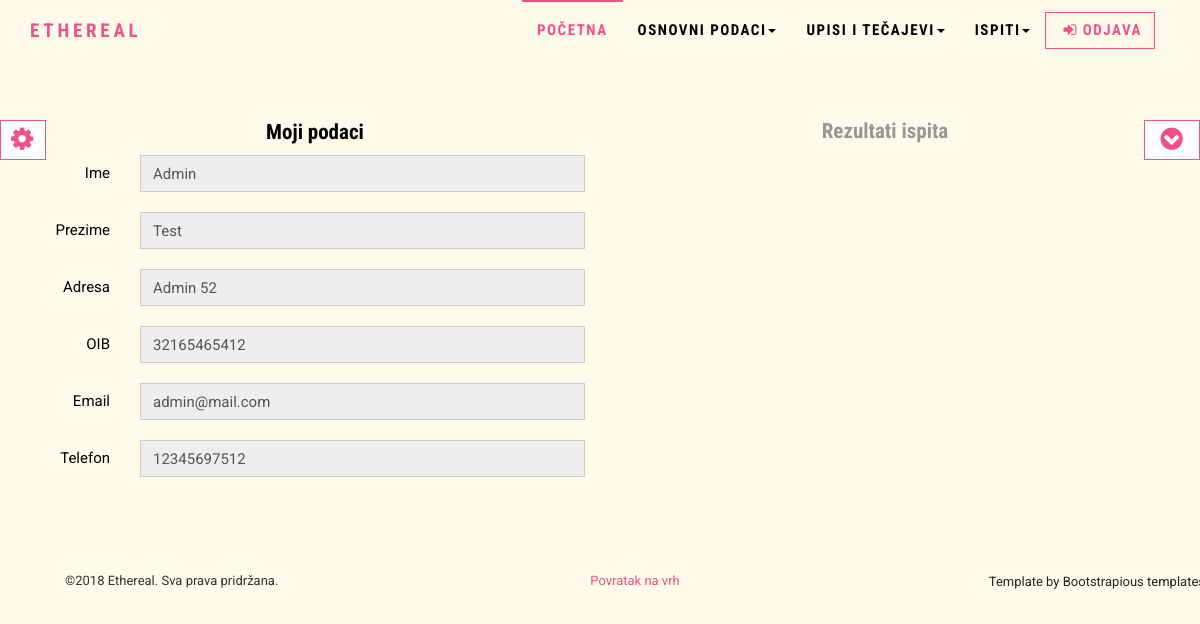
/php/profile.php?id=13 (signed in), run on the app's committed database.
### tables this page shows
CREATE TABLE `users` (
  `id` int(11) NOT NULL,
  `ime` varchar(30) NOT NULL,
  `prezime` varchar(30) NOT NULL,
  `username` varchar(255) NOT NULL,
  `password` varchar(255) NOT NULL,
  `oib` varchar(11) NOT NULL,
  `email` varchar(255) NOT NULL,
  `telefon` varchar(50) NOT NULL,
  `adresa` varchar(50) NOT NULL,
  `datum_rodjenja` date NOT NULL,
  `id_status_fk` int(11) NOT NULL
);

### php/profile.php (the view, shortened to what this page needs)
<?php
require_once "includes/functions.php";
$con = spajanje();
if($_SESSION['login'] !== true){
	header("refresh:2;url=index.php");
	die("Morate se prvo prijaviti!");
}
else{
	$id = $_GET['id'];
	global $id;
	$sql = "SELECT users.ime,users.prezime,users.oib,users.telefon,users.adresa,users.email
			FROM users
			WHERE users.id = $id;";
	$result = mysqli_query($con, $sql);
		if (mysqli_num_rows($result)==1){
			$user = mysqli_fetch_assoc($result);
		}
}
require_once "includes/header.php";
?>
<form class="form-horizontal" action ="" method = "get">
<div class="col-sm-6">
<h4>Moji podaci</h4>
	<div class="form-group">
		<label for ="ime" class="col-sm-2 control-label">Ime</label>
		<div class="col-sm-10">
			<input type="text" readonly id="ime" name="ime" class ="form-control disabled" value="<?=$user['ime'];?>"/>
		</div>
	</div>
	<div class="form-group">
		<label for ="prezime" class="col-sm-2 control-label">Prezime</label>
		<div class="col-sm-10">
			<input type="text" readonly id="prezime" name="prezime" class ="form-control disabled" value="<?=$user['prezime'];?>"/>
		</div>
	</div>
	<div class="form-group">
		<label for ="adresa" class="col-sm-2 control-label">Adresa</label>
		<div class="col-sm-10">
			<input type="text" readonly id="adresa" name="adresa" class ="form-control disabled" value="<?=$user['adresa'];?>"/>
		</div>
	</div>
	<div class="form-group">
		<label for ="oib" class="col-sm-2 control-label">OIB</label>
		<div class="col-sm-10">
			<input type="text" readonly id="oib" name="oib" class ="form-control disabled" value="<?=$user['oib'];?>"/>
		</div>
	</div>
	<div class="form-group">
		<label for ="email" class="col-sm-2 control-label">Email</label>
		<div class="col-sm-10">
			<input type="email" readonly id="email" name="email" class ="form-control disabled" value="<?=$user['email'];?>"/>
		</div>
	</div>
	<div class="form-group">
		<label for ="telefon" class="col-sm-2 control-label">Telefon</label>
		<div class="col-sm-10">
			<input type="text" readonly id="telefon" name="telefon" class ="form-control disabled" value="<?=$user['telefon'];?>"/>
		</div>
	</div>
	</div>
	<div class="col-sm-6" id = "load_div">
		<label for ="results" class="col-sm-12 control-label">
			<h4>
				<span onclick = "toggleResults();" id = "loadMore">Rezultati ispita</span>
			</h4>
		</label>
	</div>
	</div>
<?php
require "includes/footer.php";
?>

### css/style.default.css (style rules this page uses)
html { height: 100%; }
body { height: 100%; }
body { font-family: "Roboto", Helvetica, Arial, sans-serif; font-size: 15px; line-height: 1.55; color: #000; background-color: #fff; }
label { font-weight: normal; }
.form-control { display: block; width: 100%; height: 37px; padding: 6px 12px; font-size: 15px; line-height: 1.55; color: #555555; background-color: #fff; background-image: none; border: 1px solid #ccc; border-radius: 0; -webkit-box-shadow: none; box-shadow: none; }
.form-group { margin-bottom: 20px; }
h1, h2, h3, h4, h5, h6, .h1, .h2, .h3, .h4, .h5, .h6 { font-family: "Roboto Condensed", Helvetica, Arial, sans-serif; font-weight: 700; line-height: 1.2; color: #000; }
h4, .h4 { font-size: 21px; font-weight: 700; }

### css/custom.css (style rules this page uses)
body, .navbar, .question, table.dataTable tbody tr { background: #fffbeb; }
#site { display: none; }
h4 { text-align: center; }
#load_div { margin-top: -8px; }
#loadMore { color: #979797; -webkit-transition: all 0.2s ease-out; -moz-transition: all 0.2s ease-out; transition: all 0.2s ease-out; }

### data on the page
users: ime "Admin", prezime "Test", adresa "Admin 52", oib "32165465412", email "admin@mail.com", telefon "12345697512"
